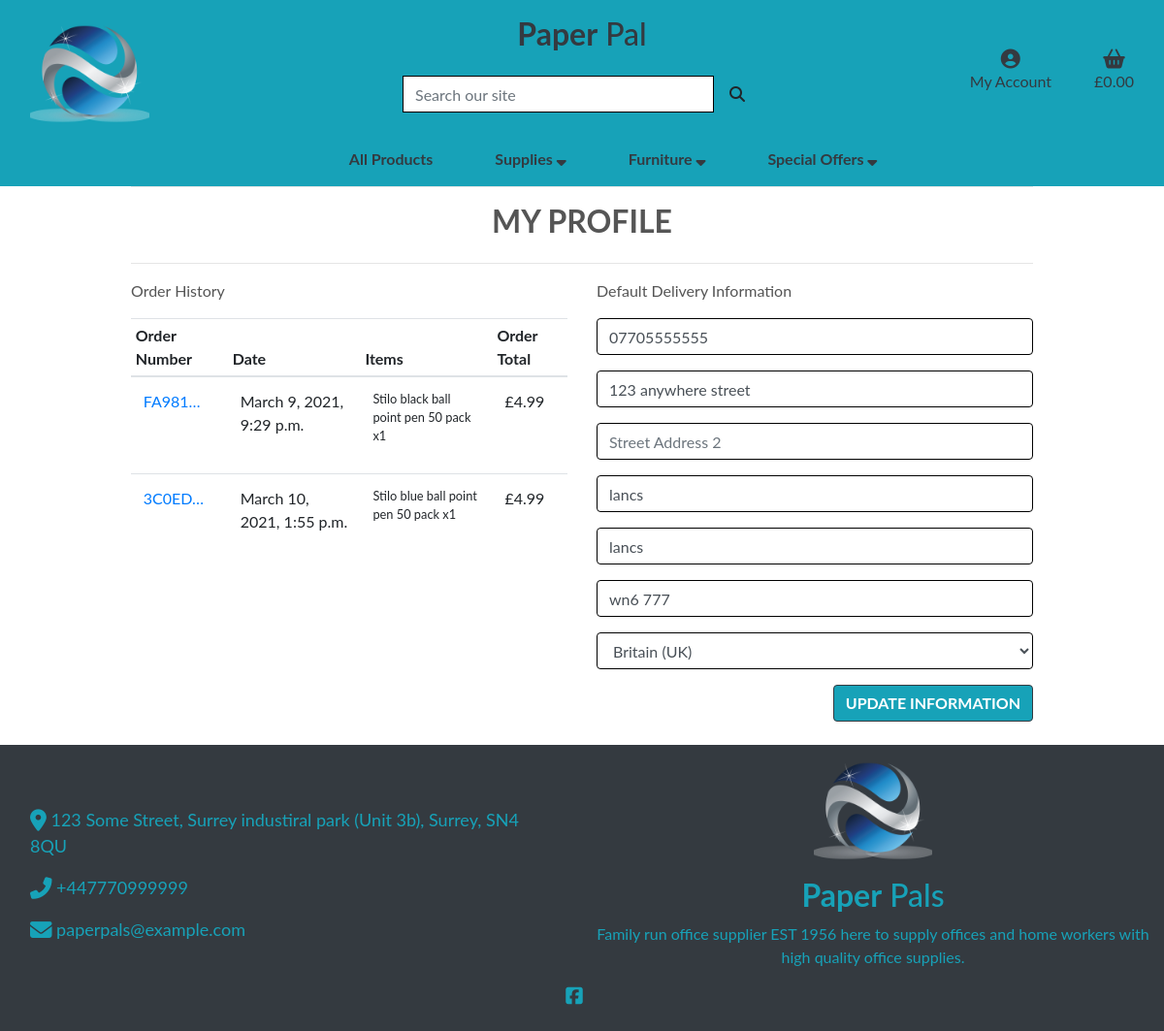
/profile/ (signed in), run on an earlier commit of the app's database.
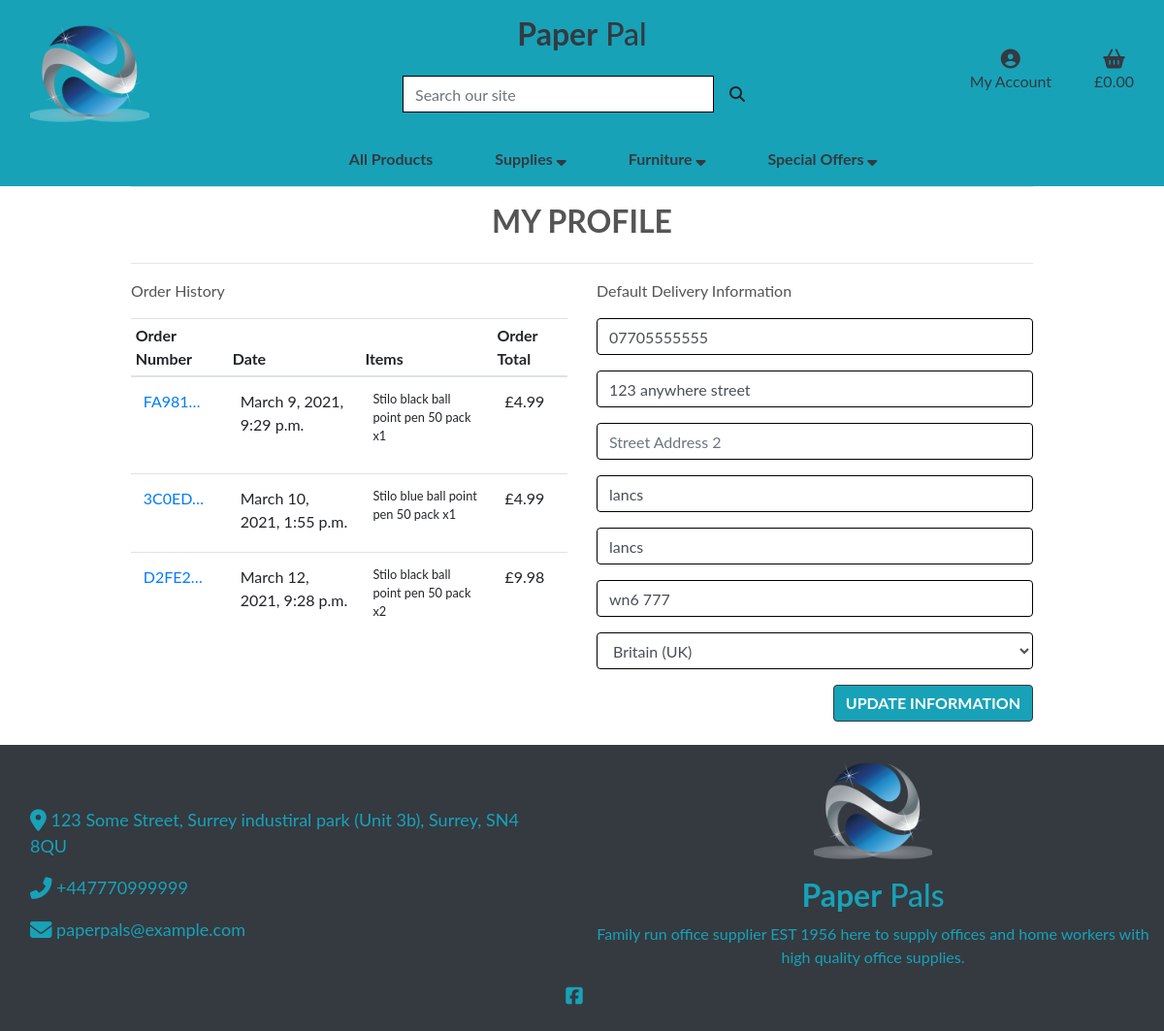
And on a later commit of the database.
### checkout/models.py (models this page shows, shortened)
class Order(models.Model):
    order_number = models.CharField(max_length=32, null=False, editable=False)
    user_profile = models.ForeignKey(UserProfile, on_delete=models.SET_NULL,
                                     null=True, blank=True, related_name='orders')
    full_name = models.CharField(max_length=50, null=False, blank=False)
    email = models.EmailField(max_length=254, null=False, blank=False)
    phone_number = models.CharField(max_length=20, null=False, blank=False)
    country = CountryField(blank_label='Country *', null=False, blank=False)
    postcode = models.CharField(max_length=20, null=True, blank=True)
    city = models.CharField(max_length=40, null=False, blank=False)
    street_address1 = models.CharField(max_length=80, null=False, blank=False)
    street_address2 = models.CharField(max_length=80, null=True, blank=True)
    county = models.CharField(max_length=80, null=True, blank=True)
    date = models.DateTimeField(auto_now_add=True)
    order_total = models.DecimalField(max_digits=10, decimal_places=2,
                                      null=False, default=0)
    original_basket = models.TextField(null=False, blank=False, default='')
    stripe_pid = models.CharField(max_length=254, null=False,
                                  blank=False, default='')

class OrderLineItem(models.Model):
    order = models.ForeignKey(Order, null=False, blank=False,
                              on_delete=models.CASCADE,
                              related_name='lineitems')
    product = models.ForeignKey(Product, null=False, blank=False,
                                on_delete=models.CASCADE)
    quantity = models.IntegerField(null=False, blank=False, default=0)
    lineitem_total = models.DecimalField(max_digits=6, decimal_places=2,
                                         null=False, blank=False,
                                         editable=False)

### products/models.py (models this page shows, shortened)
class Product(models.Model):
    category = models.ForeignKey('Category', null=True, blank=True, on_delete=models.SET_NULL)
    sku = models.CharField(max_length=254, null=True, blank=True)
    name = models.CharField(max_length=254)
    description = models.TextField()
    price = models.DecimalField(max_digits=6, decimal_places=2)
    rating = models.DecimalField(max_digits=6, decimal_places=2, null=True, blank=True)
    image_url = models.URLField(max_length=1024, null=True, blank=True)
    image = models.ImageField(null=True, blank=True)

### profiles/models.py (models this page shows, shortened)
class UserProfile(models.Model):
    user = models.OneToOneField(User, on_delete=models.CASCADE)
    default_phone_number = models.CharField(max_length=20, null=True, blank=True)
    default_street_address1 = models.CharField(max_length=80, null=True, blank=True)
    default_street_address2 = models.CharField(max_length=80, null=True, blank=True)
    default_city = models.CharField(max_length=40, null=True, blank=True)
    default_county = models.CharField(max_length=80, null=True, blank=True)
    default_postcode = models.CharField(max_length=20, null=True, blank=True)
    default_country = CountryField(blank_label='Country', null=True, blank=True)

### profiles/views.py (the view)
# urls.py: path('profile/', include('profiles.urls')),
@login_required
def profile(request):
    profile = get_object_or_404(UserProfile, user=request.user)
    if request.method == 'POST':
        form = UserProfileForm(request.POST, instance=profile)
        if form.is_valid():
            form.save()
            messages.success(request, 'Profile updated successfully')
        else:
            messages.error(request, 'Update failed. Please ensure the form is valid.')
    else:
        form = UserProfileForm(instance=profile)
    orders = profile.orders.all()
    template = 'profiles/profile.html'
    context = {
        'form': form,
        'orders': orders,
        'on_profile_page': True
    }
    return render(request, template, context)

### profiles/forms.py
class UserProfileForm(forms.ModelForm):
    class Meta:
        model = UserProfile
        exclude = ('user',)
    def __init__(self, *args, **kwargs):
        super().__init__(*args, **kwargs)
        placeholders = {
            'default_phone_number': 'Phone Number',
            'default_postcode': 'Postal Code',
            'default_city': 'City',
            'default_street_address1': 'Street Address 1',
            'default_street_address2': 'Street Address 2',
            'default_county': 'County',
        }
        self.fields['default_phone_number'].widget.attrs['autofocus'] = True
        for field in self.fields:
            if field != 'default_country':
                if self.fields[field].required:
                    placeholder = f'{placeholders[field]} *'
                else:
                    placeholder = placeholders[field]
                self.fields[field].widget.attrs['placeholder'] = placeholder
            self.fields[field].widget.attrs['class'] = 'border-black'
            self.fields[field].label = False

### basket/context.py (called while the page is built, shortened)
def basket_contents(request):
    basket_items = []
    total = 0
    product_count = 0
    basket = request.session.get('basket', {})
    context = {
        'basket_items': basket_items,
        'total': total,
        'product_count': product_count,
    }
    return context

### profiles/templates/profiles/profile.html (shortened to what this page needs)
{% extends "base.html" %}
{% load static %}
{% block page_header %}
<div class="container header-container">
</div>
{% endblock %}
{% block content %}
<div class="container mt-lg-3">
    <div class="row">
        <div class="col text-center">
            <hr />
            <h2 class="text-uppercase font-weight-bold mb-4">My Profile</h2>
            <hr />
        </div>
    </div>
    <div class="row">
        <div class="col-12 col-lg-6">
            <p>Order History</p>
            <div class="order-history table-responsive">
                <table class="table table-sm">
                    <thead>
                        <tr>
                            <th>Order Number</th>
                            <th>Date</th>
                            <th>Items</th>
                            <th>Order Total</th>
                        </tr>
                    </thead>
                    <tbody>
                        {% for order in orders %}
                        <tr>
                            <td>
                                <a href="{% url 'order_history' order.order_number %}" title="{{ order.order_number }}">
                                    {{ order.order_number|truncatechars:6 }}
                                </a>
                            </td>
                            <td>{{ order.date }}</td>
                            <td>
                                <ul class="list-unstyled">
                                    {% for item in order.lineitems.all %}
                                    <li class="small">
                                        {{ item.product.name }} x{{ item.quantity }}
                                    </li>
                                    {% endfor %}
                                </ul>
                            </td>
                            <td>£{{ order.order_total }}</td>
                        </tr>
                        {% endfor %}
                    </tbody>
                </table>
            </div>
        </div>
        <div class="col-12 col-lg-6">
            <p>Default Delivery Information</p>
            <form class="mt-3" action="{% url 'profile' %}" method="POST" id="profile-update-form">
                {% csrf_token %} {{ form|crispy }}
                <button class="btn btn-info border-dark text-uppercase float-right font-weight-bold mb-4">Update Information</button>
            </form>
        </div>
    </div>
</div>
{% endblock %}

### templates/base.html (shortened to what this page needs)
{% load static %}
<!doctype html>
<html lang="en">
  <head>
    {% block corecss %}
        <link rel="stylesheet" href="https://stackpath.bootstrapcdn.com/bootstrap/4.4.1/css/bootstrap.min.css">
        <link rel="stylesheet" href="{% static 'css/base.css' %}">
    {% endblock %}
  </head>
   <body>
        <header class="container-fluid fixed-top">
            <div id="topnav" class="row bg-info pt-lg-2 d-none d-lg-flex">
                <div class="col-12 col-lg-4 my-auto py-1 py-lg-0 text-center text-lg-left">
                    <a href="{% url 'home' %}" class="nav-link">
                        <img src="{{ MEDIA_URL }}paperpal.jpg" alt="" class="logo" />
                    </a>
                </div>
                <div class="col-12 col-lg-4 py-1 py-lg-0">
                    <div class="row justify-content-center">
                        <a href="{% url 'home' %}" class="nav-link">
                            <h2 class="logo-font my-0 text-dark"><strong>Paper</strong> Pal</h2>
                        </a>
                    </div>
                    <form method="GET" action="{% url 'products' %}">
                        <div class="input-group w-100 mt-3">
                            <input class="form-control rounded-0 border border-black" type="text" name="query" placeholder="Search our site" />
                            <div class="input-group-append">
                                <button class="form-control btn" type="submit">
                                    <span class="icon">
                                        <i class="fas fa-search"></i>
                                    </span>
                                </button>
                            </div>
                        </div>
                    </form>
                </div>
                <div class="col-12 col-lg-4 my-auto py-lg-0">
                    <ul class="list-inline list-unstyled text-center text-lg-right my-0">
                        <li class="list-inline-item dropdown">
                            <a class="nav-link" href="#" id="user-options" data-toggle="dropdown" aria-haspopup="true" aria-expanded="false">
                                <div class="text-center">
                                    {% if request.user.is_superuser %}
                                        <div><i class="fas fa-user-circle fa-lg text-dark"></i></div>
                                    {% else %}
                                        <div><i class="fas fa-user fa-lg text-dark"></i></div>
                                    {% endif %}
                                    <p class="my-0 text-dark">My Account</p>
                                </div>
                            </a>
                        </li>
                        <li class="list-inline-item">
                            <a class="{% if total %}font-weight-bold{% else %}text-dark{% endif %} nav-link" href="{% url 'view_basket' %}">
                                <div class="text-center">
                                    <div><i class="fas fa-shopping-basket fa-lg text-dark"></i></div>
                                    <p class="my-0 text-dark">
                                        {% if total %} £{{ total|floatformat:2 }} {% else %} £0.00 {% endif %}
                                    </p>
                                </div>
                            </a>
                        </li>
                    </ul>
                </div>
            </div>
            <div class="row bg-info">
                <nav class="navbar navbar-expand-lg navbar-light w-100">
                    {% include 'includes/mobile-top-header.html' %}
                    {% include 'includes/main-nav.html' %}
                </nav>
            </div>
        </header>
        {% block page_header %}
        {% endblock %}
        {% block content %}
        {% endblock %}
        <footer>
            <div class="container-fluid bg-dark">
                <div class="row">
                    <div class="col-sm-12 col-md-6 icons mt-5">
                        <div class="m-3 text-info large">
                            <i class="fas fa-map-marker-alt fa-lg"></i>
                            <a href="https://www.google.com/maps/place/Surrey/@51.303415,-0.4090377,14z/data=!4m5!3m4!1s0x47df555ad5122581:0xd55283445c034277!8m2!3d51.3147593!4d-0.5599501" target="_blank" class="text-decoration-none text-info">
                                123 Some Street, Surrey industiral park (Unit 3b), Surrey, SN4 8QU
                            </a>
                        </div>
                        <div class="m-3 text-info large"><i class="fas fa-phone-alt fa-lg"></i> +447770999999</div>
                        <div class="m-3 text-info large"><i class="fas fa-envelope fa-lg"></i><a href="mailto:paperpalss@example.com" class="text-decoration-none text-info"> paperpals@example.com</a></div>
                    </div>
                    <div class="col-sm-12 col-md-6 text-center">
                        <a href="{% url 'home' %}" class="nav-link">
                            <img src="{{ MEDIA_URL }}paperpal.jpg" alt="" class="logo" />
                        </a>
                        <a href="{% url 'home' %}" class="nav-link">
                            <h2 class="logo-font my-0 text-info"><strong>Paper</strong> Pals</h2>
                        </a>
                        <p class="text-info">Family run office supplier EST 1956 here to supply offices and home workers with high quality office supplies.</p>
                    </div>
                </div>
                <div class="row">
                    <div class="col-12 text-center icons mb-4">
                        <a href="https://www.facebook.com/" class="mr-3 text-info" target="_blank"><i class="fab fa-facebook-square fa-lg"></i></a>
                    </div>
                </div>
            </div>
        </footer>
    </body>
</html>

### templates/includes/mobile-top-header.html (shortened to what this page needs)
<ul class="mb-0 mobile-nav">
</ul>

### templates/includes/main-nav.html (shortened to what this page needs)
<div class="collapse navbar-collapse" id="main-nav">
    <ul class="navbar-nav w-auto mx-auto">
        <li class="nav-item">
            <a class="font-weight-bold nav-link mr-5 text-dark" href="{% url 'products' %}" id="all-products-link">
                All Products
            </a>
        </li>
        <li class="nav-item dropdown">
            <a class="font-weight-bold nav-link mr-5 text-dark" href="#" id="supplies-link" data-toggle="dropdown" aria-haspopup="true" aria-expanded="false"> Supplies <i class="fas fa-sort-down"></i> </a>
        </li>
        <li class="nav-item dropdown">
            <a class="font-weight-bold nav-link mr-5 text-dark" href="#" id="furniture-link" data-toggle="dropdown" aria-haspopup="true" aria-expanded="false"> Furniture <i class="fas fa-sort-down"></i> </a>
        </li>
        <li class="nav-item dropdown">
            <a class="font-weight-bold nav-link text-dark" href="#" id="specials-link" data-toggle="dropdown" aria-haspopup="true" aria-expanded="false"> Special Offers <i class="fas fa-sort-down"></i> </a>
        </li>
    </ul>
</div>

### static/css/base.css (style rules this page uses)
html { height: 100%; }
body { background-color: #ffffff; background-size: cover; height: calc(100vh - 164px); color: #555; font-family: 'Lato'; }
.icon { align-items: center; display: inline-flex; justify-content: center; height: 1.5rem; width: 1.5rem; }
.border-black { border: 1px solid black !important; }
.large { font-size: large; }
.logo { height: 7rem; }
.order-history { max-height: 416px; overflow-y: auto; }
.table-sm td { padding: 0.8rem; }
@media (min-width: 1200px) { .container { max-width: 80%; } }
@media (min-width: 992px) { .header-container { padding-top: 160px; } }
@media (min-width: 992px) { .list-inline-item:not(:last-child) { margin-right: 0.5rem; } }

What changed in the data, as far as the page shows it:
added Order: order_number "D2FE2…", date "March 12, 2021, 9:28 p.m.", order_total "9.98"
added OrderLineItem: product.name "Stilo black ball point pen 50 pack", quantity "2", shown under "D2FE2…"
